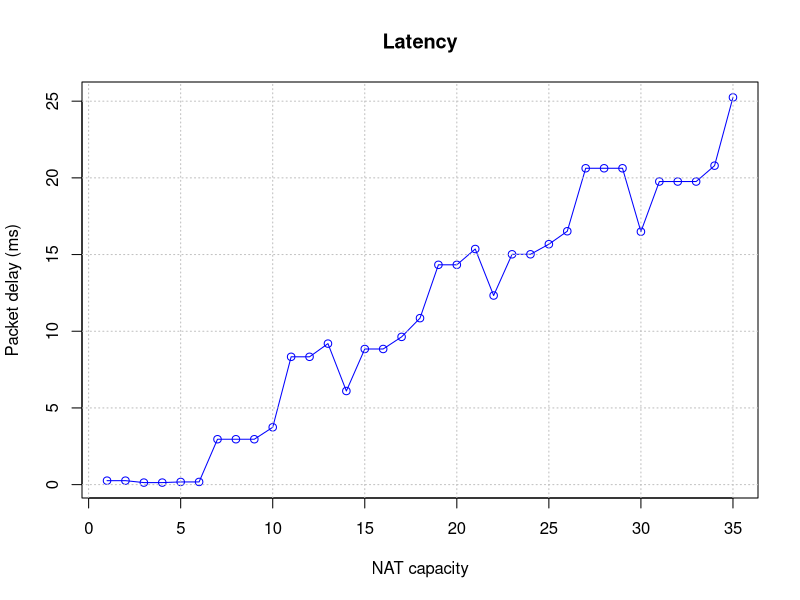

Write the R code that produced this figure.

inp <- scan("packet_latency_sample.txt", list(0,0,0))
server_time<-inp[[1]]; latency<-inp[[3]]

to_seconds = 1000000000
to_ms = 1000000
to_us = 1000

server_time = server_time/to_ms
latency = latency/to_ms

png('latency.png', width = 6, height=5, units="in", res=300)

inp <- scan("nat_map_capacity_sample.txt", list(0,0))
nat_time<-inp[[1]]; cap<-inp[[2]]

nat_time = round(nat_time/to_ms)

# get unique time for each nat capacity
array_size = cap[length(cap)]

# this array's index is equal to capacity of the nat and value is equal to the latency of the packet when nat had such capacity 
arr = NULL
for (i in 1:array_size) arr[i] = 0;

for (item in 2:length(cap)) { # skip the first item since it is always zero
	if (arr[cap[item]] == 0) {
		temp_delta = 0
		for (latency_index in 1:length(server_time)) {
			# if difference between nat_time and server time is less than 1 millisecond, we assume those times to be equal and therefore take packet latency to be equal to that value
			if (abs(nat_time[item] - server_time[latency_index]) < 1) {
				arr[cap[item]] = latency[latency_index]
				break
			}
		}
	}		
}

sprintf("%f", arr)

plot(arr, type="o", col="blue", xlab="NAT capacity", ylab="Packet delay (ms)")
# # lines(fw2time, fw2rampct, type="o", col="red")
# # lines(fw3time, fw3rampct, type="o", col="green")
# # lines(fw4time, fw4rampct, type="o", col="black")

title(main="Latency")
# # legend(0,100, c("middlebox 1", "middlebox 2",  "middlebox 3", "middlebox 4"), col=c("blue","red","green", "black"), lty=1:1)

grid(col="gray")
dev.off()
